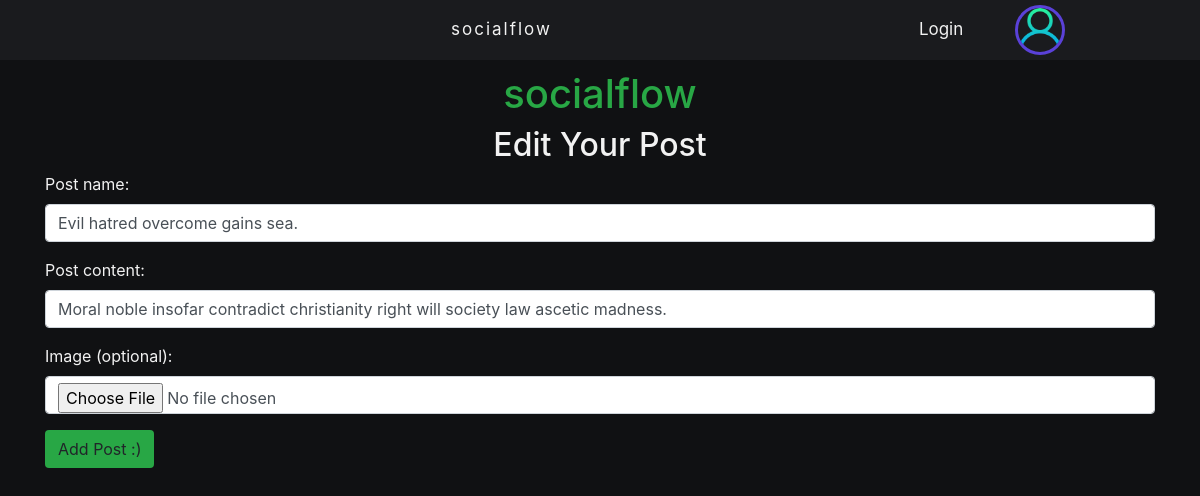
Screenshot of /edit-post/38/ with the database file from the repository.
### DjangoBlogApp/models.py (models this page shows, shortened)
class Post(models.Model):
    name = models.CharField(max_length=48, blank=True, null=True)
    content = models.TextField(max_length=512)
    likes = models.ManyToManyField(User, blank=True, related_name="blog_posts")
    img = models.ImageField(null=True, blank=True, upload_to = 'images/')
    host = models.ForeignKey(User, on_delete=models.CASCADE, blank=True, null=True)
    published = models.DateTimeField(auto_now_add=True)
    class Meta():
        ordering = ['-published']

### DjangoBlogApp/views.py (the view)
# urls.py: path('edit-post/<str:pk>/', views.edit_post, name="edit-post"),
def edit_post(request, pk):
    post = Post.objects.get(id=pk)
    if request.method == "POST":
        post.name = request.POST.get('post_name')
        post.content = request.POST.get('post_content')
        post.img = request.FILES.get('post_image')
        post.save()
    context = {'post': post}
    return render(request, 'DjangoBlogApp/edit_post.html', context)

### DjangoBlogApp/templates/DjangoBlogApp/edit_post.html (shortened to what this page needs)
{% include 'DjangoBlogApp/main.html' %}
{% block content %}
<!DOCTYPE html>
<html lang="en">
<head>
    <link rel="stylesheet" href=
"https://maxcdn.bootstrapcdn.com/bootstrap/4.3.1/css/bootstrap.min.css">
</head>
<body>
    <h1 class="text-success text-center">
        socialflow
    </h1>
    <h2 class="text-center">Edit Your Post</h2>
    <div class="container">
        <form action="" method="POST" enctype="multipart/form-data">
            <div class="form-group">
                <label>Post name:</label>
                <input type="text" class="form-control" name="post_name"
                    value="{{post.name}}">
            </div>
            <div class="form-group">
                <label>Post content:</label>
                <input type="text" class="form-control" name="post_content"
                    value="{{post.content}}">
            </div>
            <div class="mb-3">
                <label for="formFile" class="form-label">Image (optional):</label>
                <input class="form-control" type="file" name="post_image" id="formFile">
            </div>
            <button type="submit" class="btn bg-success">Add Post :)</button>
        </form>
    </div>
</body>
</html>
{% endblock content %}

### static/css/main.css (style rules this page uses)
.global { background-color: rgb(16,17,19); color: #f2f2f2; padding-top: 70px; }

### rows the page displays
Post: post_name "Evil hatred overcome gains sea.", post_content "Moral noble insofar contradict christianity right will society law ascetic madness."
